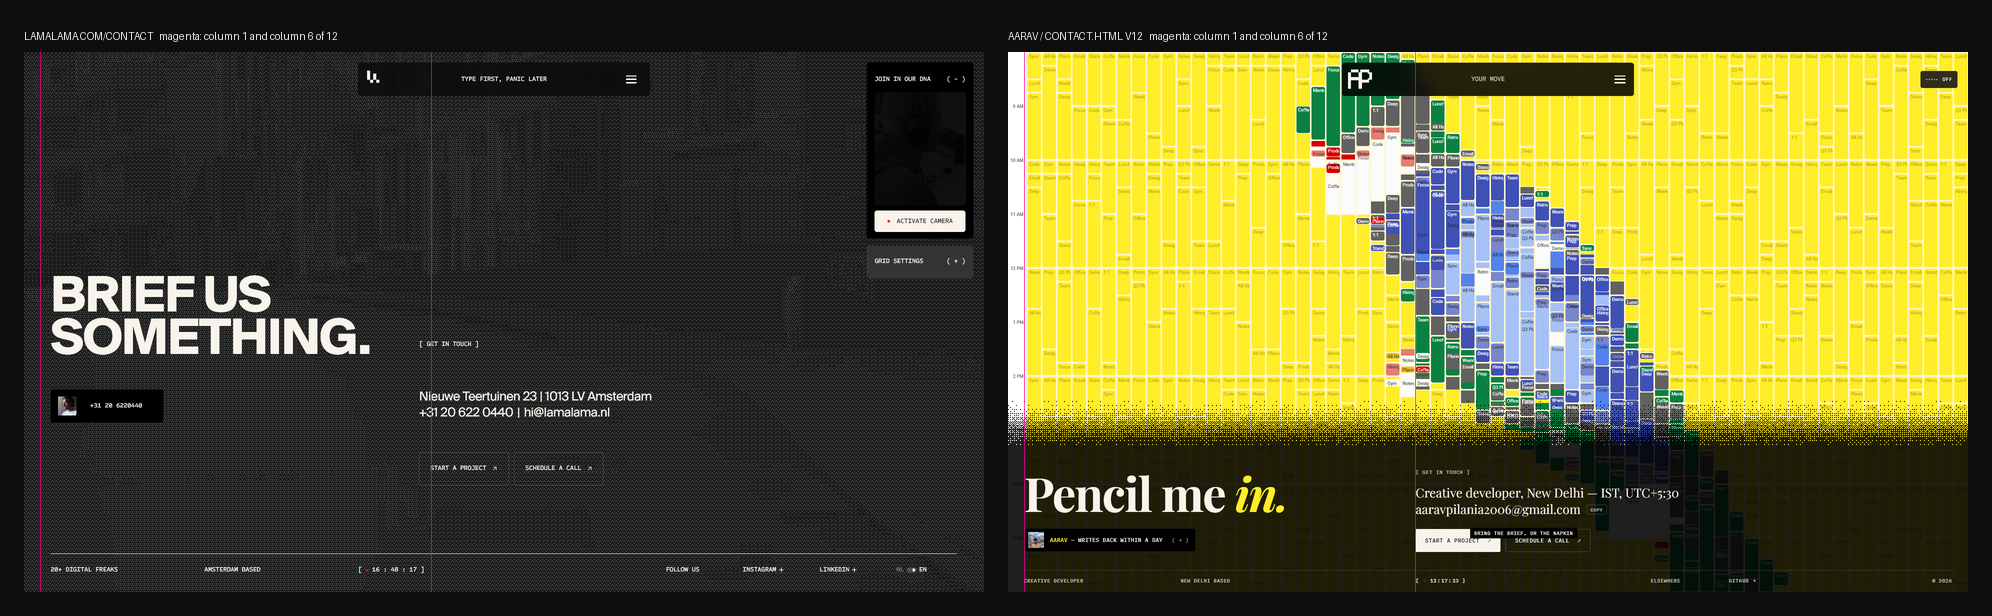

This figure's Python source:
# python scratch/calendar/v12/side-by-side.py -> side-by-side.png: lamalama.com/contact (1920, settled) over ours (1920,
# default and button hover), with the shared 12-column grid and the anchor lines drawn on both.
from PIL import Image, ImageDraw
from pathlib import Path

here = Path(__file__).parent
ll = Image.open(here.parent.parent / 'lamalama-contact' / 'shots' / 'd-A-settled.png').convert('RGB').resize((1920, 1080))
us = Image.open(here / '1920-c-hover-start.png').convert('RGB')
W, H = 960, 540
pad, gap = 24, 24
col = (1920 - 2 * 32 - 11 * 24) / 12


def grid(im):
    im = im.resize((W, H), Image.LANCZOS)
    d = ImageDraw.Draw(im, 'RGBA')
    for k in (0, 5):
        x = (32 + k * (col + 24)) / 2
        d.line([(x, 0), (x, H)], fill=(255, 0, 140, 170), width=1)
    return im


out = Image.new('RGB', (W * 2 + 3 * pad, H + 2 * pad + 28), (14, 14, 14))
d = ImageDraw.Draw(out)
for i, (im, name) in enumerate([(ll, 'lamalama.com/contact'), (us, 'aarav / contact.html v12')]):
    x = pad + i * (W + pad)
    out.paste(grid(im), (x, pad + 28))
    d.text((x, pad + 6), name.upper() + '   magenta: column 1 and column 6 of 12', fill=(230, 230, 230))
out.save(here / 'side-by-side.png')
print('ok')
